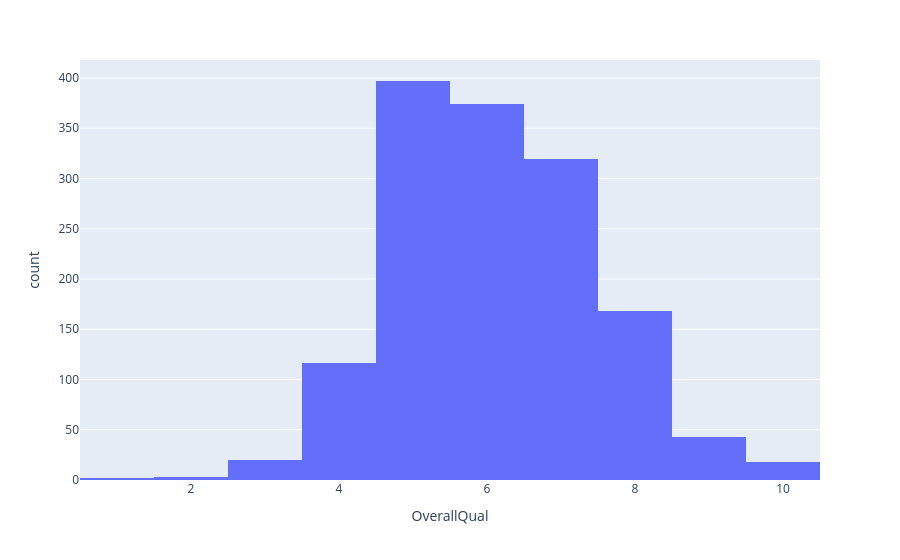

Source (notebook cell):
### Markdown cell above
## Escalamiento

Un paso importante antes de introducir features en los modelos, es el escalamiento de las variables. El objetivo de esto es que el dominio de las variables sea similar y de esta forma obtener mejores resultados. Este proceso es una de las cosas más sencillas que se pueden hacer y que (por lo general) se traduce en un aumento del rendimiento del modelo. Ojo que no hacer esto puede hacer que su modelo no tenga sentido como es el caso de algoritmos clásicos.

Tomar en consideración que muchos de los algoritmos modernos como **XGBoost** o incluso modelos clásicos como **Árboles de decisión** señalan que no necesitan escalamiento para el entrenamiento, sin embargo, escalar las variables de entrada puede impactar positivamente en el poder predictivo del modelo.

Para realizar el escalamiento utilizaremos el módulo `sklearn.preprocessing`, este entrega diversas técnicas de escalamiento, normalización y estandarización de datos a través de clases `Transformers` (no confundir con los transformers de Deep Learning).

### Estandarización

La estándarización es uno de los escalamientos mas relevantes a tener presente durante el modelamiento. esto debido a que un gran cantidad de algoritmos de aprendizaje automático / estadístico, asumen que los datos a operar se encuentran **distribuidos de manera normal**. **Si los datos no se distribuyen normalmente y contienen valores atípicos**, **es posible que la media y la desviación típica no reflejen con exactitud la tendencia central y la variabilidad de los datos**.

En la práctica, se ignora la forma de la distribución a trabajar y simplemente e transforma removiendo la media y escalando por la desviación estándar.


El objeto `StandarScaler` permite estandarizar datos.

**Ejemplo**

### Code cell
import plotly.express as px

px.histogram(df, x='OverallQual')

### Figure 1 — Plotly figure (JSON) as saved in the notebook; plotly's stock layout.template omitted (floating-point values rounded to 4 significant figures; data arrays with more than 128 entries replaced by an {"elided": "..."} marker saying what was removed)
{"data": [{"bingroup": "x", "hovertemplate": "OverallQual=%{x}<br>count=%{y}<extra></extra>", "legendgroup": "", "marker": {"color": "#636efa", "pattern": {"shape": ""}}, "name": "", "orientation": "v", "showlegend": false, "type": "histogram", "x": {"elided": "1460 int values"}, "xaxis": "x", "yaxis": "y"}], "layout": {"barmode": "relative", "legend": {"tracegroupgap": 0}, "margin": {"t": 60}, "xaxis": {"anchor": "y", "domain": [0, 1], "title": {"text": "OverallQual"}}, "yaxis": {"anchor": "x", "domain": [0, 1], "title": {"text": "count"}}}}
